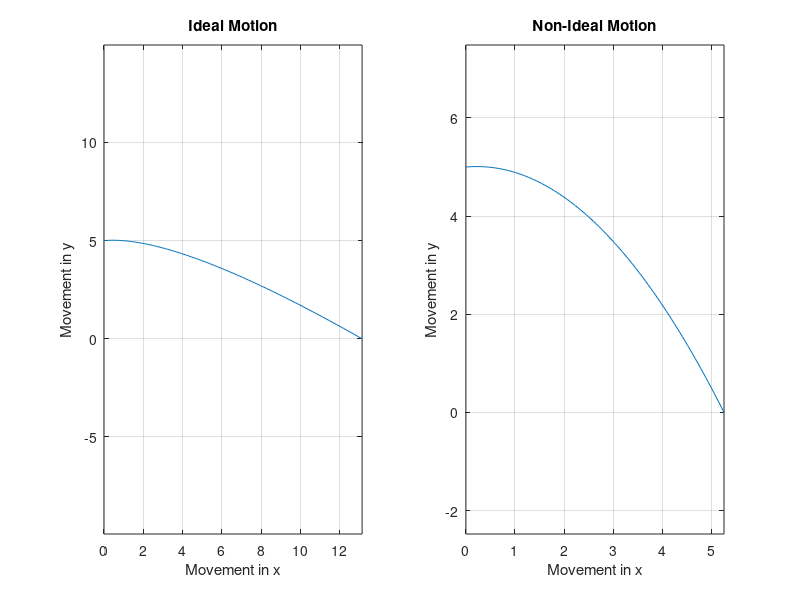

Source code (MATLAB):
%Projectile Motion

h = input('What is the initial height(in m)? ');
v = input('What is the initial velocity(in m/s)? ');
theta = input('What is the angle(in degrees) with repect to x? ');
ax = input('How fast is the object moving in the x-direction(in m/s^2)? ');
ay = input('How fast is the object moving in the y-direction(in m/s^2)? ');

if ay == 0
    error('If the vertical acceleration is zero, then there is no free fall!');
    ay = input('How fast is the object moving in the y-direction? ');
end

%Computing the trajectory for Non-Ideal Motion
%Initial velocities
Vx = (v*cosd(theta));
Vy = (v*sind(theta));

%Computing for time to reach max distance from Y = Yo + Voy*t +
%(1/2)*ay*t^2
a = [-(1/2)*ay, Vy, h];
b = roots(a);
t = max(b);

%Plotting the motion with respect to time t
T = linspace(0,t);

%x and y components
x = (Vx.*T) + ((1/2).*ax.*T.^2);
y = h + (Vy.*T) - ((1/2).*ay.*T.^2);

%Computing the trajectory for Ideal Motion
axi = 0;
ayi = 9.8;

%Computing for time to reach max distance from Y = Yo + Voy*t +
%(1/2)*ay*t^2
c = [-(1/2)*ayi, Vy, h];
d = roots(c);
ti = max(d);

%Plotting the motion with respect to time t
Ti = linspace(0,ti);

%x and y components
xi = (Vx.*Ti) + ((1/2).*axi.*Ti.^2);
yi = h + (Vy.*Ti) - ((1/2).*ayi.*Ti.^2);

subplot(1,2,1)
plot(x,y), grid on, xlabel 'Movement in x', ylabel 'Movement in y'
title 'Ideal Motion'
axis equal
subplot(1,2,2)
plot(xi,yi), grid on, xlabel 'Movement in x', ylabel 'Movement in y'
title 'Non-Ideal Motion'
axis equal
